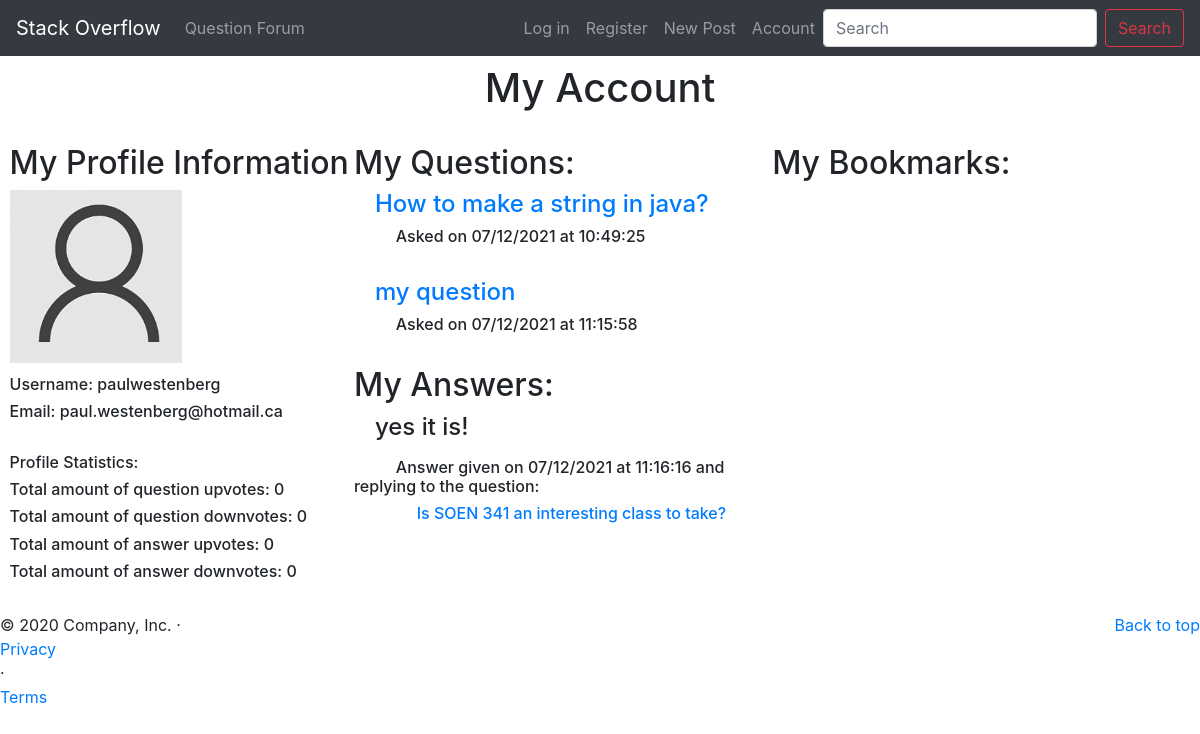
Screenshot of /account?user=paulwestenberg with the database file from the repository.
### app/models.py (models this page shows, shortened)
class User(db.Model, UserMixin):
    id = db.Column(db.Integer, primary_key=True)
    username = db.Column(db.String(80), unique=True, nullable=False)
    email = db.Column(db.String(120), unique=True, nullable=False)
    password_hash = db.Column(db.String(60), nullable=False)
    img = db.Column(db.Text, unique=False, nullable=False)
    @property
    def password(self):
        return self.password

class Question(db.Model):
    id = db.Column(db.Integer, primary_key=True)
    title = db.Column(db.String(102), unique=False, nullable=False)
    username = db.Column(db.String(80), unique=False, nullable=False)
    question = db.Column(db.String(4048), unique=True, nullable=False)
    questionaskdate = db.Column(db.String(158), unique=False, nullable=False)
    upvotes = db.Column(db.Integer, nullable=False)
    downvotes = db.Column(db.Integer, nullable=False)
    viewCount = db.Column(db.Integer, nullable=False)
    bestID = db.Column(db.Integer)

class Answer(db.Model):
    id = db.Column(db.Integer, primary_key=True)
    answer = db.Column(db.String(150), unique=False, nullable=False)
    username = db.Column(db.String(102), unique=False, nullable=False)
    question_id = db.Column(db.Integer, unique=False, nullable=False)
    answerdate = db.Column(db.String(158), unique=False, nullable=False)
    upvotes = db.Column(db.Integer, nullable=False)
    downvotes = db.Column(db.Integer, nullable=False)

### app/routes.py (the view, shortened to what this page needs)
@app.route('/account', methods=["POST", "GET"])
def account_page():
    usernameForm=ModifyUsernameForm()
    passwordForm=ModifyPasswordForm()
    emailForm=ModifyEmailForm()
    username = request.args.get('user')
    loggedIn = flask_login.current_user
    user = None
    if not username:
        flash(f'Please log in to access this page', category="success")
        return redirect(url_for('login_page'))
    if loggedIn.is_authenticated:
        if username == loggedIn.username:
            user = loggedIn
        else:
            user = User.query.filter_by(username=username).first()
    else:
        user = User.query.filter_by(username=username).first()
    allq = Question.query.all()
    q = Question.query.filter_by(username=user.username)
    a = Answer.query.filter_by(username=user.username)
    b = Bookmark.query.filter_by(user=user.username)
    vqP = VotesQuestion.query.filter_by(user=user.username, vote="1")
    vqPcount = vqP.count()
    vqN = VotesQuestion.query.filter_by(user=user.username, vote="-1")
    vqNcount = vqN.count()
    vaP = VotesAnswer.query.filter_by(user=user.username, vote="1")
    vaPcount = vaP.count()
    vaN = VotesAnswer.query.filter_by(user=user.username, vote="-1")
    vaNcount = vaN.count()
    print(user.img)
    img = user.img
    return render_template('Account.html', questions=q, answers=a, allquestions=allq,
        upVQC=vqPcount, downVQC=vqNcount, upVAC=vaPcount, downVAC=vaNcount,
        bookmarks=b, img=img, user=user, usernameForm=usernameForm, passwordForm=passwordForm, emailForm=emailForm)

### app/forms.py
class ModifyUsernameForm(FlaskForm):
    newUsername=StringField(label='Modify Username:', validators=[DataRequired()])
    submit=SubmitField(label='Save')

class ModifyPasswordForm(FlaskForm):
    newPassword=StringField(label='Modify Password:', validators=[DataRequired()])
    submit=SubmitField(label='Save')

### app/templates/Account.html (shortened to what this page needs)
{% extends "base.html" %}
{% block head %} {{ super() }}<title>{% block title %}Account{% endblock %}</title>{% endblock %}
{% block content %}
<body>
    {% block navbar %} {{ super() }} {% endblock %}
    <main role="main">
	<br>
	<h1 class="centerstuff"> My Account</h1><br>
    <div class="row">
        <div class="column1">
            <h2>My Profile Information</h2>
            <div>
                <img src="/static/images/profilePics/{{ img }}" class="profile-pic">
                <h6>Username: {{ user.username }}</h6>
                <h6>Email: {{ user.email }}</h6>
                <br>
                <h6>Profile Statistics:</h6>
                <h6>Total amount of question upvotes: {{ upVQC }}</h6>
                <h6>Total amount of question downvotes: {{ downVQC }}</h6>
                <h6>Total amount of answer upvotes: {{ upVAC }}</h6>
                <h6>Total amount of answer downvotes: {{ downVAC }}</h6>
            </div>
        </div>
        <div class="column2">
            <h2> My Questions: </h2>
            <div>
                {% for q in questions %}
                <h4>
                    <a class="hide-overflow" style="margin-left: 5%" href="{{ url_for('viewquestion_page') }}?question={{ q.title }}">{{ q.title }}</a>
                </h4>
                <h6>
                    <p class="text ignore-css" style="margin-left: 10%">Asked on {{ q.questionaskdate}}</p>
                </h6>
                <br>
                {% endfor %}
                <h2> My Answers: </h2>
                {%for a in answers %}
                    <h4>
                        <p class="hide-overflow" style="margin-left: 5%">{{ a.answer}}</p>
                    </h4>
                    <h6>
                        <p class="ignore-css text" style="margin-left: 10%">Answer given on {{ a.answerdate}} and replying to the question: </p>
                    </h6>
                    {%for q in allquestions %}
                        {% if q.id == a.question_id %}
                            <h6>
                                <a class="hide-overflow" style="margin-left: 15%" href="{{ url_for('viewquestion_page') }}?question={{ q.title }}">{{ q.title }}</a>
                            </h6>
                        {% endif %}
                    {% endfor %}
                {% endfor %}
            </div>
        </div>
        <div class="column3">
            <h2> My Bookmarks: </h2>
        </div>
    </div>
    <br>
{% endblock %}

### app/static/stackoverflow.css (style rules this page uses)
body { -ms-flex-align: center; -ms-flex-pack: center; -webkit-box-align: center; align-items: center; -webkit-box-pack: center; justify-content: center; padding-top: 40px; padding-bottom: 40px; background-color: #f5f5f5; }
.profile-pic { width: auto; height: auto; max-width: 50%; max-height: 50%; margin-bottom: 12px; }

### app/templates/Account.html (style rules this page uses)
.column1 { margin-left: 2%; float: left; width: 28%; }
.column2 { direction: ltr; float: left; width: 34%; }
.column3 { float: left; width: 34%; }
.centerstuff { text-align: center; }
.hide-overflow { text-overflow: ellipsis; }
p { overflow: hidden; white-space: nowrap; }
a { display: block; overflow: hidden; white-space: nowrap; }
.ignore-css { all: unset; }

### rows the page displays
User: img (placeholder picture), username "paulwestenberg", email "paul.westenberg@hotmail.ca"
Question: title "How to make a string in java?", questionaskdate "07/12/2021 at 10:49:25"
Question: title "my question", questionaskdate "07/12/2021 at 11:15:58"
Answer: answer "yes it is!", answerdate "07/12/2021 at 11:16:16"
Question: title "Is SOEN 341 an interesting class to take?"

### other values shown
{{ upVQC }} "0"
{{ downVQC }} "0"
{{ upVAC }} "0"
{{ downVAC }} "0"
